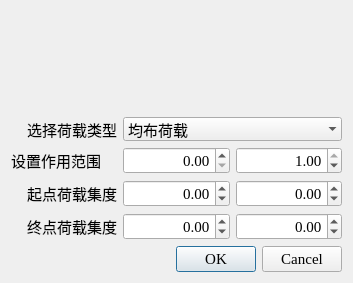
<?xml version="1.0" encoding="UTF-8"?>
<ui version="4.0">
 <class>LoadDialog</class>
 <widget class="QDialog" name="LoadDialog">
  <property name="geometry">
   <rect>
    <x>0</x>
    <y>0</y>
    <width>353</width>
    <height>267</height>
   </rect>
  </property>
  <property name="font">
   <font>
    <family>Times New Roman</family>
    <pointsize>11</pointsize>
   </font>
  </property>
  <property name="windowTitle">
   <string>设置荷载参数</string>
  </property>
  <layout class="QVBoxLayout" name="verticalLayout">
   <item>
    <widget class="QWidget" name="widget" native="true">
     <property name="minimumSize">
      <size>
       <width>0</width>
       <height>100</height>
      </size>
     </property>
     <property name="styleSheet">
      <string notr="true"/>
     </property>
    </widget>
   </item>
   <item>
    <layout class="QGridLayout" name="gridLayout">
     <item row="3" column="0">
      <widget class="QLabel" name="label_4">
       <property name="text">
        <string>终点荷载集度</string>
       </property>
       <property name="alignment">
        <set>Qt::AlignRight|Qt::AlignTrailing|Qt::AlignVCenter</set>
       </property>
      </widget>
     </item>
     <item row="3" column="1">
      <widget class="QDoubleSpinBox" name="EPX">
       <property name="alignment">
        <set>Qt::AlignRight|Qt::AlignTrailing|Qt::AlignVCenter</set>
       </property>
       <property name="minimum">
        <double>-10000000.000000000000000</double>
       </property>
       <property name="maximum">
        <double>10000000.000000000000000</double>
       </property>
       <property name="value">
        <double>0.000000000000000</double>
       </property>
      </widget>
     </item>
     <item row="0" column="1" colspan="2">
      <widget class="QComboBox" name="LoadType">
       <property name="frame">
        <bool>false</bool>
       </property>
       <item>
        <property name="text">
         <string>均布荷载</string>
        </property>
       </item>
       <item>
        <property name="text">
         <string>线性分布荷载</string>
        </property>
       </item>
      </widget>
     </item>
     <item row="0" column="0">
      <widget class="QLabel" name="label">
       <property name="text">
        <string>选择荷载类型</string>
       </property>
       <property name="alignment">
        <set>Qt::AlignRight|Qt::AlignTrailing|Qt::AlignVCenter</set>
       </property>
      </widget>
     </item>
     <item row="2" column="0">
      <widget class="QLabel" name="label_2">
       <property name="text">
        <string>起点荷载集度</string>
       </property>
       <property name="alignment">
        <set>Qt::AlignRight|Qt::AlignTrailing|Qt::AlignVCenter</set>
       </property>
      </widget>
     </item>
     <item row="2" column="1">
      <widget class="QDoubleSpinBox" name="BPX">
       <property name="alignment">
        <set>Qt::AlignRight|Qt::AlignTrailing|Qt::AlignVCenter</set>
       </property>
       <property name="minimum">
        <double>-10000004.000000000000000</double>
       </property>
       <property name="maximum">
        <double>10000000.000000000000000</double>
       </property>
       <property name="value">
        <double>0.000000000000000</double>
       </property>
      </widget>
     </item>
     <item row="2" column="2">
      <widget class="QDoubleSpinBox" name="BPY">
       <property name="alignment">
        <set>Qt::AlignRight|Qt::AlignTrailing|Qt::AlignVCenter</set>
       </property>
       <property name="minimum">
        <double>-10000000000.000000000000000</double>
       </property>
       <property name="maximum">
        <double>10000000000.000000000000000</double>
       </property>
      </widget>
     </item>
     <item row="3" column="2">
      <widget class="QDoubleSpinBox" name="EPY">
       <property name="alignment">
        <set>Qt::AlignRight|Qt::AlignTrailing|Qt::AlignVCenter</set>
       </property>
       <property name="minimum">
        <double>-1000000000.000000000000000</double>
       </property>
       <property name="maximum">
        <double>10000000000.000000000000000</double>
       </property>
      </widget>
     </item>
     <item row="1" column="0">
      <widget class="QLabel" name="label_3">
       <property name="text">
        <string>设置作用范围</string>
       </property>
      </widget>
     </item>
     <item row="1" column="1">
      <widget class="QDoubleSpinBox" name="minRange">
       <property name="alignment">
        <set>Qt::AlignRight|Qt::AlignTrailing|Qt::AlignVCenter</set>
       </property>
       <property name="decimals">
        <number>2</number>
       </property>
       <property name="maximum">
        <double>1.000000000000000</double>
       </property>
       <property name="singleStep">
        <double>0.100000000000000</double>
       </property>
      </widget>
     </item>
     <item row="1" column="2">
      <widget class="QDoubleSpinBox" name="maxRange">
       <property name="alignment">
        <set>Qt::AlignRight|Qt::AlignTrailing|Qt::AlignVCenter</set>
       </property>
       <property name="decimals">
        <number>2</number>
       </property>
       <property name="maximum">
        <double>1.000000000000000</double>
       </property>
       <property name="singleStep">
        <double>0.100000000000000</double>
       </property>
       <property name="value">
        <double>1.000000000000000</double>
       </property>
      </widget>
     </item>
    </layout>
   </item>
   <item>
    <widget class="QDialogButtonBox" name="buttonBox">
     <property name="orientation">
      <enum>Qt::Horizontal</enum>
     </property>
     <property name="standardButtons">
      <set>QDialogButtonBox::Cancel|QDialogButtonBox::Ok</set>
     </property>
    </widget>
   </item>
  </layout>
 </widget>
 <resources/>
 <connections>
  <connection>
   <sender>buttonBox</sender>
   <signal>accepted()</signal>
   <receiver>LoadDialog</receiver>
   <slot>accept()</slot>
   <hints>
    <hint type="sourcelabel">
     <x>248</x>
     <y>254</y>
    </hint>
    <hint type="destinationlabel">
     <x>157</x>
     <y>274</y>
    </hint>
   </hints>
  </connection>
  <connection>
   <sender>buttonBox</sender>
   <signal>rejected()</signal>
   <receiver>LoadDialog</receiver>
   <slot>reject()</slot>
   <hints>
    <hint type="sourcelabel">
     <x>316</x>
     <y>260</y>
    </hint>
    <hint type="destinationlabel">
     <x>286</x>
     <y>274</y>
    </hint>
   </hints>
  </connection>
 </connections>
</ui>
